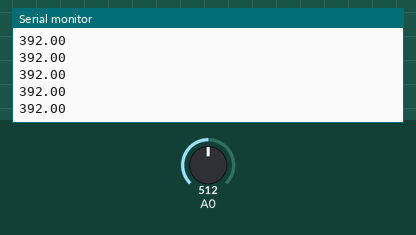
Recording of a sketch running on a simulated Arduino Uno, built with avr-gcc and run on an emulated ATmega328P. On the bench: the last lines printed to the serial monitor. The inputs (shaded band) are chosen by the test bench; at power-on: A0 = 512.

Above: at 1.2 s.
1.3 s: A0 set to 716
At 1.31 s:
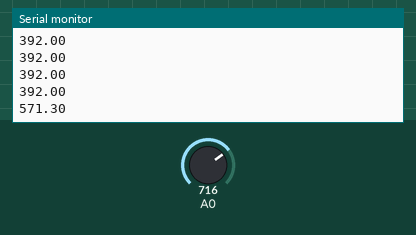
2.8 s: A0 set to 900
At 2.82 s:
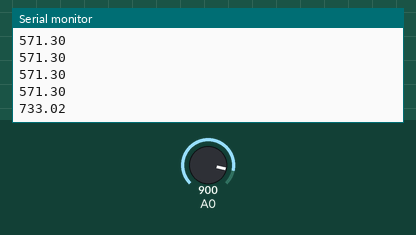
Timing chart, 0 to 5.8 s (numbered marks = the images above; inputs shaded):
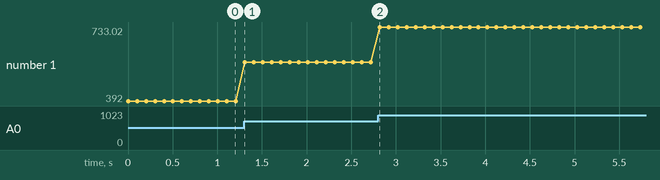

The sketch:

temperature.ino
```cpp
int temperaturePin = 0;

void setup(){
 Serial.begin(9600);
}

void loop(){
 float temperature = getVoltage(temperaturePin);

temperature = (((temperature - .5) * 100) * 1.8) +32;

Serial.println(temperature);
delay(100);
}

float getVoltage(int pin){
  return (analogRead(pin) * .004882814);
}
```

Measured:
- after the input at 1.3 s, the serial monitor: prints a new line at once (image 1)
- after the input at 2.8 s, the serial monitor: prints a new line at once (image 2)
- plotted number 1: 392 → 571.3 after the input at 1.3 s, 571.3 → 733.02 after the input at 2.8 s
